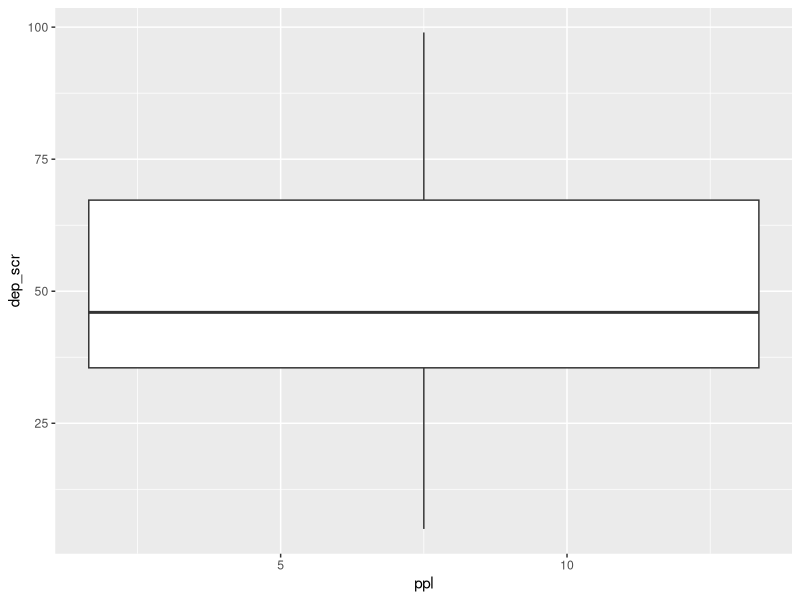

The R source for this figure:
## ---- chunk 1
knitr::opts_chunk$set(echo = TRUE)

library(tidyverse)
## ---- chunk 2
dep_scr = c(45, 39, 25, 47, 49, 5, 70, 99, 74, 37, 99, 35, 8, 59)

summary(dep_scr)


## ---- chunk 3
plot_df = tibble(
  ppl = c(1:14),
  dep_scr = c(45, 39, 25, 47, 49, 5, 70, 99, 74, 37, 99, 35, 8, 59)
)

ggplot(plot_df, aes(x = ppl, y = dep_scr)) +
  geom_boxplot()

